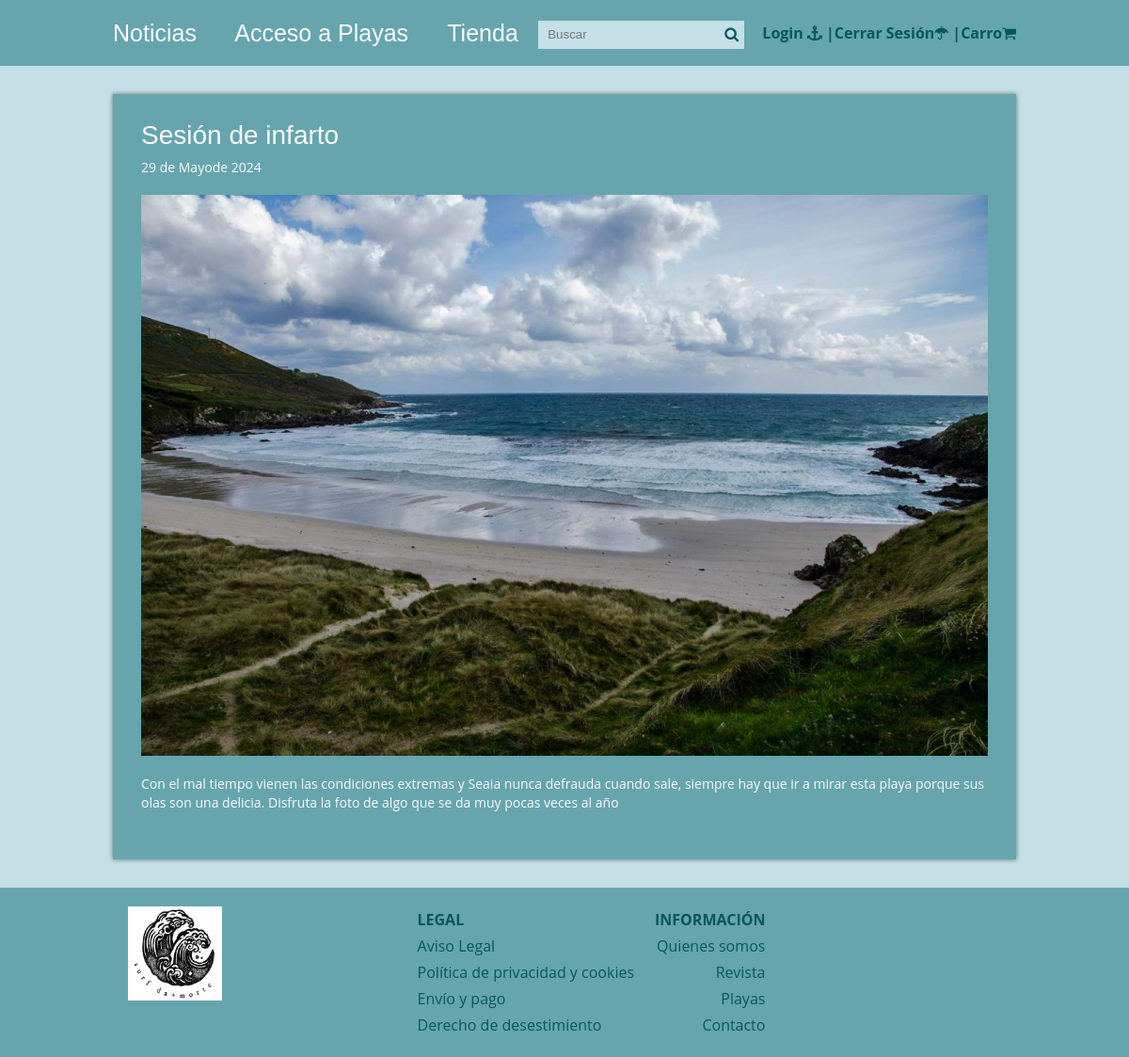
Page /single.php?id=1 on the earlier database version.
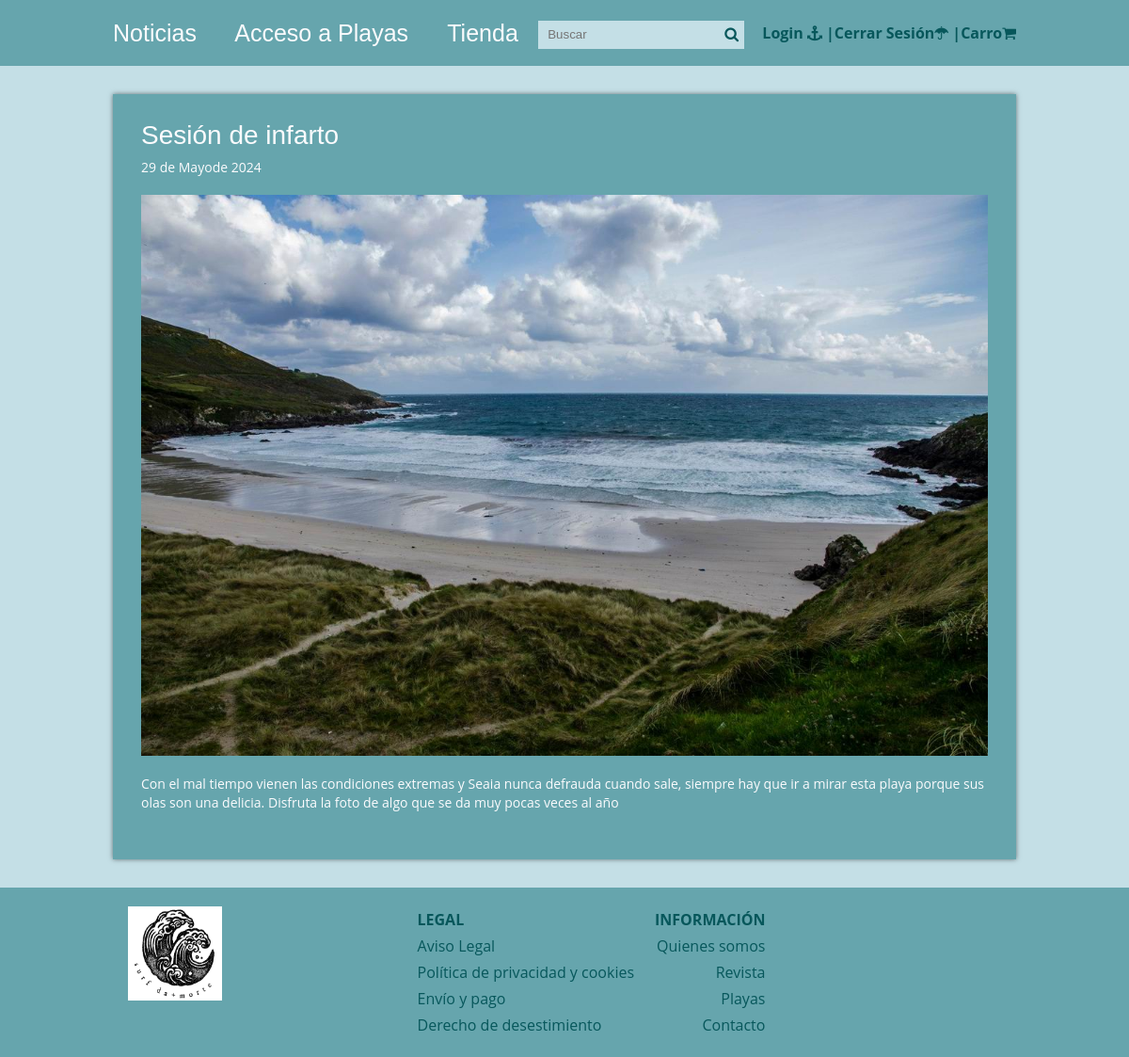
Same page on the later database version.
### tables this page shows
CREATE TABLE IF NOT EXISTS Articulos (
    id INT AUTO_INCREMENT PRIMARY KEY,
    titulo VARCHAR(255) NOT NULL,
    extracto TEXT,
    fecha TIMESTAMP DEFAULT CURRENT_TIMESTAMP,
    text TEXT,
    thumb VARCHAR(255),  
    CodCategoria INT,
    FOREIGN KEY (CodCategoria) REFERENCES Categorias_Articulos(CodCategoria)
);

### single.php (called while the page is built, shortened)
<?php
require 'admin/config.php';
require 'functions.php';
$conexion = conexion($bd_config);
$id_articulo = id_articulo($_GET['id']);
$post = obtener_post_por_id($conexion, $id_articulo);
$post = $post[0];
require 'views/single.view.php';
?>

### functions.php (called while the page is built, shortened)
<?php
function limpiarDatos($datos){
    $datos = trim($datos);
     $datos = stripslashes($datos);
     $datos = htmlspecialchars($datos);
     return $datos;
}
function id_articulo($id){
    return (int)limpiarDatos($id);
}
function obtener_post_por_id($conexion, $id){
    $resultado = $conexion->query("SELECT * FROM articulos WHERE id = $id LIMIT 1");
    $resultado = $resultado->fetchAll();
    return ($resultado) ? $resultado : false;
}
function fecha($fecha){
    $timestamp = strtotime($fecha);
    $meses = ['Enero', 'Febrero', 'Marzo', 'Abril', 'Mayo', 'Junio', 'Julio', 'Agosto', 'Septiembre', 'Octubre', 'Noviembre', 'Diciembre'];
    $dia = date('d', $timestamp);
    $mes = date('m', $timestamp) - 1;
    $year = date('Y', $timestamp);
    $fecha = "$dia de " .$meses[$mes] . "de $year";
    return $fecha;
}
?>

### views/single.view.php (the view)
<?php require 'header.php'; ?>
    <div class="contenedor">
        <div class="post">
            <article>
                <h2 class="titulo"><?php  echo $post['titulo']; ?></h2>
                <p class="fecha"><?php  echo fecha($post['fecha']); ?></p>
                <div class="thumb">
                    <img src="<?php echo RUTA; ?>/imagenes/<?php  echo $post['thumb']; ?>"
                    alt="<?php  echo $post['thumb']; ?>">
                </div>
                <p class="extracto"><?php echo nl2br($post['text' ]); ?></p>
            </article>
        </div>
    </div>
    <?php  require 'footer.php' ; ?>

Differences in the rows shown:
changed articulos "Sesión de infarto": thumb: a different picture
